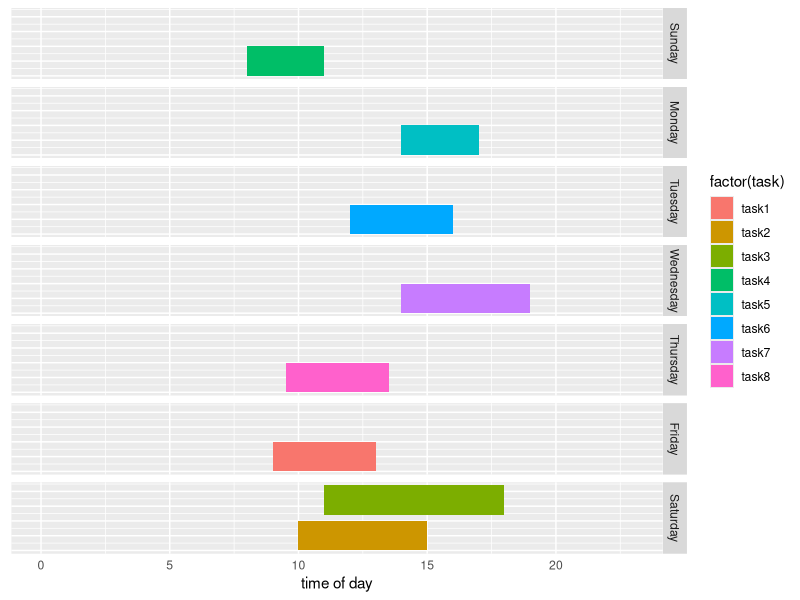

Write R code to recreate this figure.
tasks <- read.csv("tasks.csv", header = T)
# day of week
tasks$day <- weekdays(strptime(tasks$date, "%Y-%m-%d"))
week      <- c("Sunday", "Monday", "Tuesday", "Wednesday", "Thursday", "Friday", "Saturday")
tasks$day <- factor(tasks$day, levels = week)

# convert time to decimal hours
    tasks$start.ct   <- as.POSIXct(paste(tasks$date, tasks$start, sep = " "))
    tasks$end.ct     <- as.POSIXct(paste(tasks$date, tasks$end, sep = " "))
    tasks$start.hour <- as.POSIXlt(tasks$start.ct)$hour + as.POSIXlt(tasks$start.ct)$min/60 + as.POSIXlt(tasks$start.ct)$sec/3600
    tasks$end.hour   <- as.POSIXlt(tasks$end.ct)$hour + as.POSIXlt(tasks$end.ct)$min/60 + as.POSIXlt(tasks$end.ct)$sec/3600

# offset tasks if > 1 per day
    tasks$ymin <- c(rep(0, nrow(tasks)))
    t <- table(tasks$day)
    for(day in rownames(t)) {
          if(t[[day]] > 1) {
                  ss <- tasks[tasks$day == day,]
                          y  <- 0
                              for(i in as.numeric(rownames(ss))) {
                                        tasks[i,]$ymin <- y
                                                  y <- y + 1.2
                                                      }
                    }
    }


# plot
library(ggplot2)
    png(filename = "tasks.png", width = 640, height = 480)
    ggplot(tasks, aes(xmin = start.hour, xmax = end.hour, ymin = ymin, ymax = ymin + 1, fill = factor(task))) + geom_rect() + 
    facet_grid(day~.) + theme(axis.text.y = element_blank(), axis.ticks = element_blank()) + xlim(0,23) + xlab("time of day")
    dev.off()
